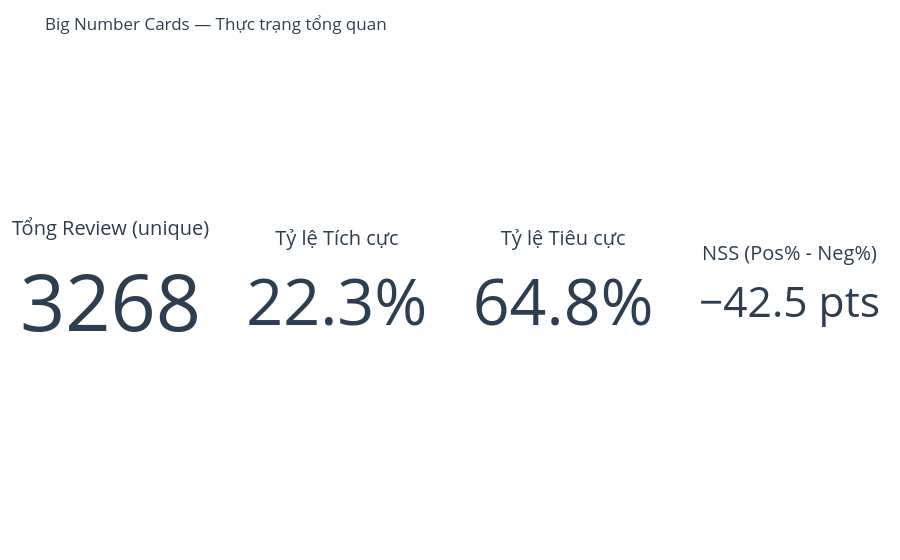

Source (notebook cell):
### Code cell
neg_pct = overall["negative"] / total_samples * 100
pos_pct = overall["positive"] / total_samples * 100
nss = (pos_pct - neg_pct)  # Net Sentiment Score (%)

most_complained = aspect_summary.sort_values("negative", ascending=False).iloc[0]["aspect_vi"]

fig = go.Figure()

fig.add_trace(go.Indicator(
    mode="number",
    value=unique_reviews if unique_reviews is not None else total_samples,
    title={"text": "Tổng Review (unique)"},
    domain={"row": 0, "column": 0}
))
fig.add_trace(go.Indicator(
    mode="number",
    value=pos_pct,
    number={"suffix": "%", "valueformat": ".1f"},
    title={"text": "Tỷ lệ Tích cực"},
    domain={"row": 0, "column": 1}
))
fig.add_trace(go.Indicator(
    mode="number",
    value=neg_pct,
    number={"suffix": "%", "valueformat": ".1f"},
    title={"text": "Tỷ lệ Tiêu cực"},
    domain={"row": 0, "column": 2}
))
fig.add_trace(go.Indicator(
    mode="number",
    value=nss,
    number={"suffix": " pts", "valueformat": ".1f"},
    title={"text": "NSS (Pos% - Neg%)"},
    domain={"row": 0, "column": 3}
))

fig.update_layout(
    grid={"rows": 1, "columns": 4, "pattern": "independent"},
    title="Big Number Cards — Thực trạng tổng quan",
    paper_bgcolor=PALETTE["bg"],
    font=dict(color=PALETTE["accent"]),
    margin=dict(l=20, r=20, t=60, b=20)
)
fig.show()

print("Khía cạnh bị phàn nàn nhiều nhất:", most_complained)

### Figure 1 — Plotly figure (JSON) as saved in the notebook; plotly's stock layout.template omitted (floating-point values rounded to 4 significant figures)
{"data": [{"domain": {"column": 0, "row": 0}, "mode": "number", "title": {"text": "Tổng Review (unique)"}, "type": "indicator", "value": 3268}, {"domain": {"column": 1, "row": 0}, "mode": "number", "number": {"suffix": "%", "valueformat": ".1f"}, "title": {"text": "Tỷ lệ Tích cực"}, "type": "indicator", "value": 22.26}, {"domain": {"column": 2, "row": 0}, "mode": "number", "number": {"suffix": "%", "valueformat": ".1f"}, "title": {"text": "Tỷ lệ Tiêu cực"}, "type": "indicator", "value": 64.76}, {"domain": {"column": 3, "row": 0}, "mode": "number", "number": {"suffix": " pts", "valueformat": ".1f"}, "title": {"text": "NSS (Pos% - Neg%)"}, "type": "indicator", "value": -42.51}], "layout": {"font": {"color": "#2C3E50"}, "grid": {"columns": 4, "pattern": "independent", "rows": 1}, "margin": {"b": 20, "l": 20, "r": 20, "t": 60}, "paper_bgcolor": "#FFFFFF", "title": {"text": "Big Number Cards — Thực trạng tổng quan"}}}
